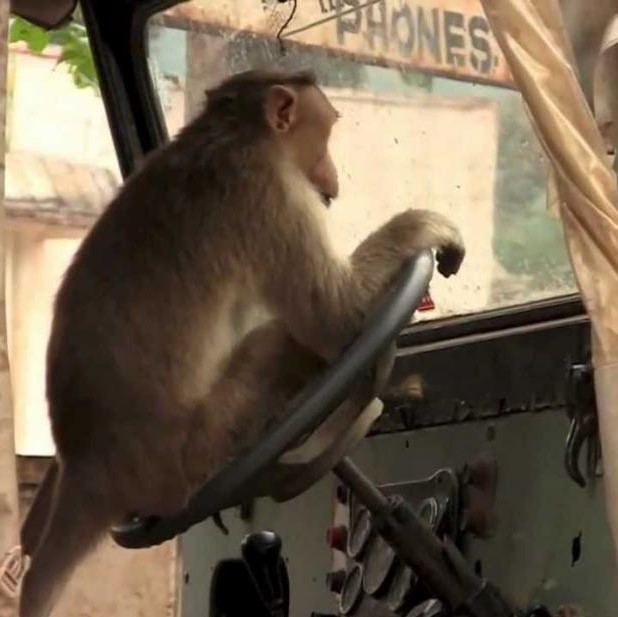
#> input picture img3.jpg, 618 x 617 px
$ python filter.py
#> lines starting #> are read from the running program, lines starting #| are printed output that depends on the picture
#> the answer given: img3.jpg
import numpy as np
from PIL import Image


def get_img(path):
    """
    Reduce the picture to the type of nparray
    :param path: the path to the picture as a string
    :return: nparry of pixels
    >>> img_to_nparr("test/firsttest.jpg")
    array([[[255, 62, 105]]], dtype=uint8)
    """
#> called with path = 'img3.jpg'
    img = Image.open(path)
#> img is the input picture: PIL image 618x617 RGB; mean R, G, B 111.1, 96.8, 78
#> the answer given: 100
#> the answer given: 3
    return np.array(img)


def save_img(img, name):
    """
    Save an image from nparray to image file
    :param img: nparray to save
    :param name: filename
    """
    res = Image.fromarray(img)
    res.save(name)


def get_pixel_art(img, size, grayscale):
    """
    Creating pixel art np.array with size - called size
    :param img: image in type np.array
    :param size: pixel size
    :param grayscale: grayscale in image
    :return: black and white pixel in type np.array
    >>> get_pixel_art(get_img('Tests/secondtest.jpg'), 10, 10)
    array([[[110, 110, 110],
            [110, 110, 110],
            [110, 110, 110],
            [110, 110, 110],
            [110, 110, 110],
            [110, 110, 110]],
    <BLANKLINE>
           [[110, 110, 110],
            [110, 110, 110],
            [110, 110, 110],
            [110, 110, 110],
            [110, 110, 110],
            [110, 110, 110]],
    <BLANKLINE>
           [[110, 110, 110],
            [110, 110, 110],
            [110, 110, 110],
            [110, 110, 110],
            [110, 110, 110],
            [110, 110, 110]],
    <BLANKLINE>
           [[110, 110, 110],
            [110, 110, 110],
            [110, 110, 110],
            [110, 110, 110],
            [110, 110, 110],
            [110, 110, 110]],
    <BLANKLINE>
           [[110, 110, 110],
            [110, 110, 110],
            [110, 110, 110],
            [110, 110, 110],
            [110, 110, 110],
            [110, 110, 110]],
    <BLANKLINE>
           [[110, 110, 110],
            [110, 110, 110],
            [110, 110, 110],
            [110, 110, 110],
            [110, 110, 110],
            [110, 110, 110]]], dtype=uint8)
    """
#> called with size = 100, grayscale = 3
    width = len(img)
#> width = 617
    height = len(img[1])
#> height = 618

    for x in range(0, width, size):
        for y in range(0, height, size):
            brightness = get_brightness(img, size, x, y)
            img[x: x + size, y: y + size] = brightness - brightness % grayscale
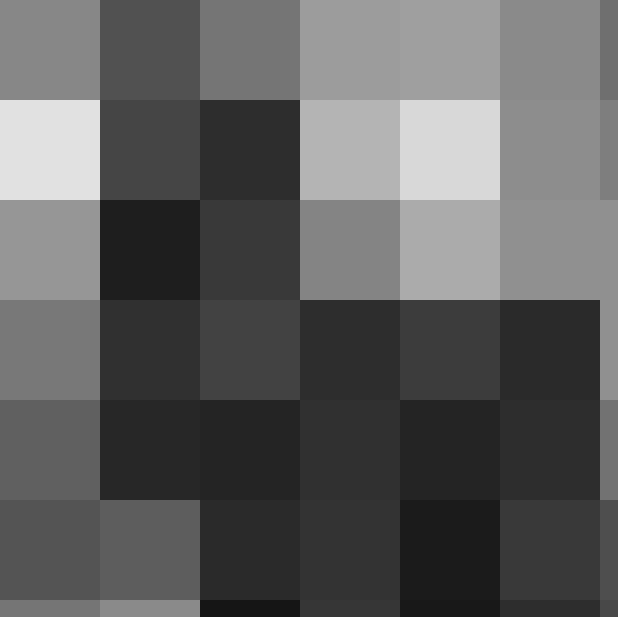
#> img: shape (617, 618, 3); min 21, max 225, mean 93.9
    return img


def get_brightness(img, size, x, y):
    """
    Getting the average bright of pixels
    :param img: image in type np.array
    :param size: radius point for average bright
    :param x: x pixel's coordinate
    :param y: y pixel's coordinate
    :return: average bright in type int
    """
    return np.average(img[x: x + size, y: y + size])


img = get_img(input("Write the picture's path - "))
size = int(input("Write pixel's size - "))
grayscale = int(input("Write grayscale's count - "))
save_img(get_pixel_art(img, size, grayscale), 'res.jpg')
